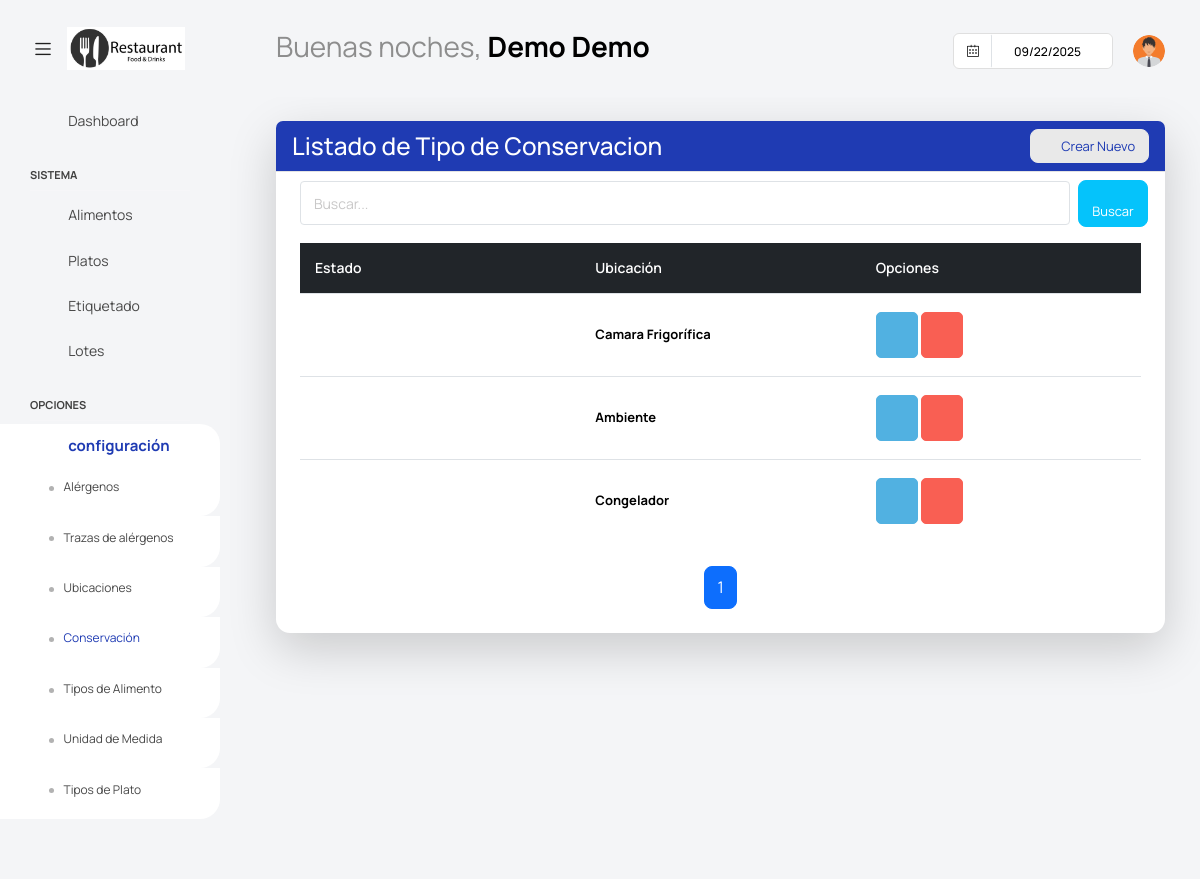
/dashuser/lista_conservaciones/ (signed in), run on the app's committed database.
### app/super/models.py (models this page shows, shortened)
class UserProfile(models.Model):
    centro = models.ForeignKey('Centros' ,on_delete=models.CASCADE, null=True, blank =True)
    user = models.OneToOneField(User, on_delete=models.CASCADE)
    username = models.CharField(max_length=100)
    password = models.CharField(max_length=100)
    nombre = models.CharField(max_length=100)
    apellidos = models.CharField(max_length=100)
    cargo = models.CharField(max_length=100, blank=True, null=True)
    imagen = models.ImageField(default='users/default.png', upload_to='users/', null=True, blank =True)
    estado =models.BooleanField(default=True)

### app/dashuser/models.py (models this page shows, shortened)
class Conservacion(ModeloBaseCentro):
    nombre = models.CharField('Nombre', max_length=100)
    estado = models. BooleanField(default=True)
    class Meta:
        verbose_name = 'Conservación'
        verbose_name_plural = 'Conservaciones'

### app/dashuser/views.py (the view)
# urls.py: path('lista_conservaciones/', ConservacionList.as_view(), name='ConservacionList'),
class ConservacionList(PaginationMixin, LoginRequiredMixin, ListView):
    model = Conservacion
    template_name = 'dashuser/listar_conservacion.html'
    context_object_name = 'conservaciones'
    paginate_by = 10  # Número de registros por página
    def get_queryset(self):
        try:
            user_profile = UserProfile.objects.filter(user=self.request.user).first()
            if user_profile and user_profile.centro:
                centro = user_profile.centro
                queryset = Conservacion.objects.filter(centro=centro).order_by('id')
                search_query = self.request.GET.get('buscar')
                if search_query:
                    queryset = queryset.filter(
                        Q(conservacion__icontains=search_query)
                    )
                return queryset
            else:
                return Conservacion.objects.none()
        except ObjectDoesNotExist:
            return Conservacion.objects.none()
    def get_context_data(self, **kwargs):
        context = super().get_context_data(**kwargs)
        context.update(datos_centro(self.request))
        if not context['conservaciones'].exists():
            context['mensaje'] = "No tiene conservaciones asociadas."
        return context

### app/core/mixins.py (called while the page is built)
    def get_context_data(self, **kwargs):
        context = super().get_context_data(**kwargs)
        page_obj = context.get('page_obj')
        if page_obj:
            current_page = page_obj.number
            total_pages = page_obj.paginator.num_pages
            window = self.pagination_window_size
            if total_pages <= (window * 2) + 1:
                context['custom_page_range'] = range(1, total_pages + 1)
            elif current_page <= window:
                context['custom_page_range'] = range(1, (window * 2) + 2)
            elif current_page >= total_pages - window:
                context['custom_page_range'] = range(total_pages - (window * 2), total_pages + 1)
            else:
                context['custom_page_range'] = range(current_page - window, current_page + window + 1)
        return context

### templates/dashuser/listar_conservacion.html (shortened to what this page needs)
{% extends "base.html" %}
{% block content %}
<div class="content-wrapper">
    <div class="card shadow-lg">
        <div class="card-header bg-primary text-white d-flex justify-content-between align-items-center">
            <h3 class="m-0">Listado de Tipo de Conservacion</h3>
            <a class="btn btn-light btn-sm text-primary rounded" onclick="abrir_modal_edicion('{% url 'dashuser:ConservacionCreate' %}')">
                <i class="fa fa-plus-circle"></i>&nbsp; Crear Nuevo
            </a>
        </div>
        <div class="card-body">
            <form method="get" class="row g-2 align-items-center">
                <div class="col-md-11">
                    <input type="text" class="form-control form-control-sm" placeholder="Buscar..." name="buscar">
                </div>
                <div class="col-md-1 d-flex justify-content">
                    <button type="submit" class="btn btn-secondary btn-sm rounded" >
                        <i class="fa fa-search"></i>&nbsp; Buscar
                    </button>
                </div>
            </form>
            {% if conservaciones %}
            <div class="table-wrapper">
                <table class="table table-hover tabla-responsive align-middle" style="table-layout: fixed;">
                    <thead class="table-dark">
                        <tr>
                            <th>Estado</th>
                            <th>Ubicación</th>
                            <th>Opciones</th>
                        </tr>
                    </thead>
                    <tbody>
                        {% for conservacion in conservaciones %}
                        <tr>
                            <td data-label="Estado">
                                {% if conservacion.estado %}
                                    <i class="fa fa-circle text-success fs-6"></i>
                                {% else %}
                                    <i class="fa fa-circle text-danger fs-6"></i>
                                {% endif %}
                            </td>
                            <td data-label="Conservación" class="fw-bold">{{ conservacion.nombre }}</td>
                            <td data-label="Opciones">
                                <a class="btn btn-info" style="--bs-btn-padding-y: 14px; --bs-btn-padding-x: 14px;" onclick="abrir_modal_edicion('{% url 'dashuser:ConservacionUpdate' conservacion.id %}')" data-toggle="tooltip" title="Editar Ubicación">
                                    <i class="fa fa-pencil"></i>
                                </a>
                                <a class="btn btn-danger" style="--bs-btn-padding-y: 14px; --bs-btn-padding-x: 14px;" onclick="abrir_modal_edicion('{% url 'dashuser:ConservacionDelete' conservacion.id %}')" data-toggle="tooltip" title="Eliminar Ubicación">
                                    <i class="fa fa-trash"></i>
                                </a>
                            </td>
                        </tr>
                        {% endfor %}
                    </tbody>
                </table>
            </div>
            {% include "core/pagination.html" %}
            {% else %}
            <div class="alert alert-warning text-center mt-3">
                <i class="fa fa-exclamation-circle"></i> No se encontraron tipos de conservación.
            </div>
            {% endif %}
        </div>
</div>
{% endblock content %}

### templates/base.html (shortened to what this page needs)
{% load static %}
<html lang="es">
<head>
  <link href={% static "vendor/feather/feather.css" %} rel="stylesheet">
  <link href={% static "vendor/mdi/css/materialdesignicons.min.css" %} rel="stylesheet">
  <link href={% static "vendor/ti-icons/css/themify-icons.css" %} rel="stylesheet">
  <link href={% static "vendor/font-awesome/css/font-awesome.min.css" %} rel="stylesheet">
  <link href={% static "vendor/typicons/typicons.css" %} rel="stylesheet">
  <link href={% static "vendor/simple-line-icons/css/simple-line-icons.css" %} rel="stylesheet">
  <link href={% static "vendor/css/vendor.bundle.base.css" %} rel="stylesheet">
  <link href={% static "vendor/bootstrap-datepicker/bootstrap-datepicker.min.css" %} rel="stylesheet">
  <link href={% static "js/select.dataTables.min.css" %} rel="stylesheet" type="text/css" >
  <link rel="stylesheet" href={% static "css/style.css" %}>
</head>
  <body class="with-welcome-text">
    <div class="container-scroller">
      <nav class="navbar default-layout col-lg-12 col-12 p-0 fixed-top d-flex align-items-top flex-row">
        <div class="text-center navbar-brand-wrapper d-flex align-items-center justify-content-start">
          <div class="me-3">
            <button class="navbar-toggler navbar-toggler align-self-center" type="button" data-bs-toggle="minimize">
              <span class="icon-menu"></span>
            </button>
          </div>
          <div>
            <a class="navbar-brand brand-logo" href="index.html">
              <img src="{{ imagen_centro_url }}" style="width:150px !important; height:auto;" alt="{{ centro.nombre }}">
            </a>
          </div>
        </div>
        <div class="navbar-menu-wrapper d-flex align-items-top">
          <ul class="navbar-nav">
            <li class="nav-item fw-semibold d-none d-lg-block ms-0">
              <h1 class="welcome-text">{{ saludo }}, <span class="text-black fw-bold">{{ nombre }} {{ apellidos }}</span></h1>
          </ul>
          <ul class="navbar-nav ms-auto">
            <li class="nav-item d-none d-lg-block">
              <div id="datepicker-popup" class="input-group date datepicker navbar-date-picker">
                <span class="input-group-addon input-group-prepend border-right">
                  <span class="icon-calendar input-group-text calendar-icon"></span>
                </span>
                <input type="text" class="form-control">
              </div>
            </li>
            <li class="nav-item dropdown d-none d-lg-block user-dropdown">
              <a class="nav-link" id="UserDropdown" href="#" data-bs-toggle="dropdown" aria-expanded="false">
                <img class="img-xs rounded-circle" src="{{ imagen_user_url }}" alt="Profile image"> </a>
            </li>
          </ul>
        </div>
      </nav>
    <div class="container-fluid page-body-wrapper">
      <nav class="sidebar sidebar-offcanvas" id="sidebar">
        <ul class="nav">
          <li class="nav-item">
            <a class="nav-link" href="{% url 'dashuser:home' %}">
              <i class="mdi mdi-grid-large menu-icon"></i>
              <span class="menu-title">Dashboard</span>
            </a>
          </li>
          <li class="nav-item nav-category">Sistema</li>
            <li class="nav-item">
              <a class="nav-link" href="{% url 'dashuser:AlimentoList' %}">
                <i class="menu-icon mdi mdi-food-variant"></i>
                <span class="menu-title">Alimentos</span>
              </a>
            </li>
            <li class="nav-item">
              <a class="nav-link" href="{% url 'platos:PlatoList' %}">
                <i class="menu-icon mdi mdi-food-turkey"></i>
                <span class="menu-title">Platos</span>
              </a>
            </li>
            <li class="nav-item">
              <a class="nav-link" href="{% url 'platos:generar_etiqueta' %}">
                <i class="menu-icon mdi mdi-tag"></i>
                <span class="menu-title">Etiquetado</span>
              </a>
            </li>
            <li class="nav-item">
              <a class="nav-link" href="{% url 'platos:LotesResumenListView' %}">
                <i class="menu-icon mdi mdi-package-variant"></i>
                <span class="menu-title">Lotes</span>
              </a>
            </li>
          <li class="nav-item nav-category">Opciones</li>
            <li class="nav-item">
              <a class="nav-link" data-bs-toggle="collapse" href="#confi" aria-expanded="false" aria-controls="confi">
                <i class="menu-icon mdi mdi-filter"></i>
                <span class="menu-title">configuración</span>
                <i class="menu-arrow"></i>
              </a>
              <div class="collapse" id="confi">
                <ul class="nav flex-column sub-menu">
                  <li class="nav-item"> <a class="nav-link" href="{% url 'dashuser:AlergenosList' %}">Alérgenos</a></li>
                </ul>
                <ul class="nav flex-column sub-menu">
                  <li class="nav-item"> <a class="nav-link" href="{% url 'dashuser:TrazasList' %}">Trazas de alérgenos</a></li>
                </ul>
                <ul class="nav flex-column sub-menu">
                  <li class="nav-item"> <a class="nav-link" href="{% url 'dashuser:LocalizacionList' %}">Ubicaciones</a></li>
                </ul>
                <ul class="nav flex-column sub-menu">
                  <li class="nav-item"> <a class="nav-link" href="{% url 'dashuser:ConservacionList' %}">Conservación</a></li>
                </ul>
                <ul class="nav flex-column sub-menu">
                  <li class="nav-item"> <a class="nav-link" href="{% url 'dashuser:TipoAlimentoList' %}">Tipos de Alimento</a></li>
                </ul>
                <ul class="nav flex-column sub-menu">
                  <li class="nav-item"> <a class="nav-link" href="{% url 'dashuser:UnidadDeMedidaList' %}">Unidad de Medida</a></li>
                </ul>
                <ul class="nav flex-column sub-menu">
                  <li class="nav-item"> <a class="nav-link" href="{% url 'platos:TipoPlatoList' %}">Tipos de Plato</a></li>
                </ul>
              </div>
            </li>
        </ul>
      </nav>
      <div class="main-panel">
          {% block content %}
          {% endblock content %}
      </div>
  </div>
</body>
</html>

### data on the page
UserProfile: nombre "Demo", apellidos "Demo"
Conservacion: estado True (drawn), nombre "Camara Frigorífica"
Conservacion: estado True (drawn), nombre "Ambiente"
Conservacion: estado True (drawn), nombre "Congelador"

### other printed values
{{ saludo }} "Buenas noches"
{{ page }} "1"
